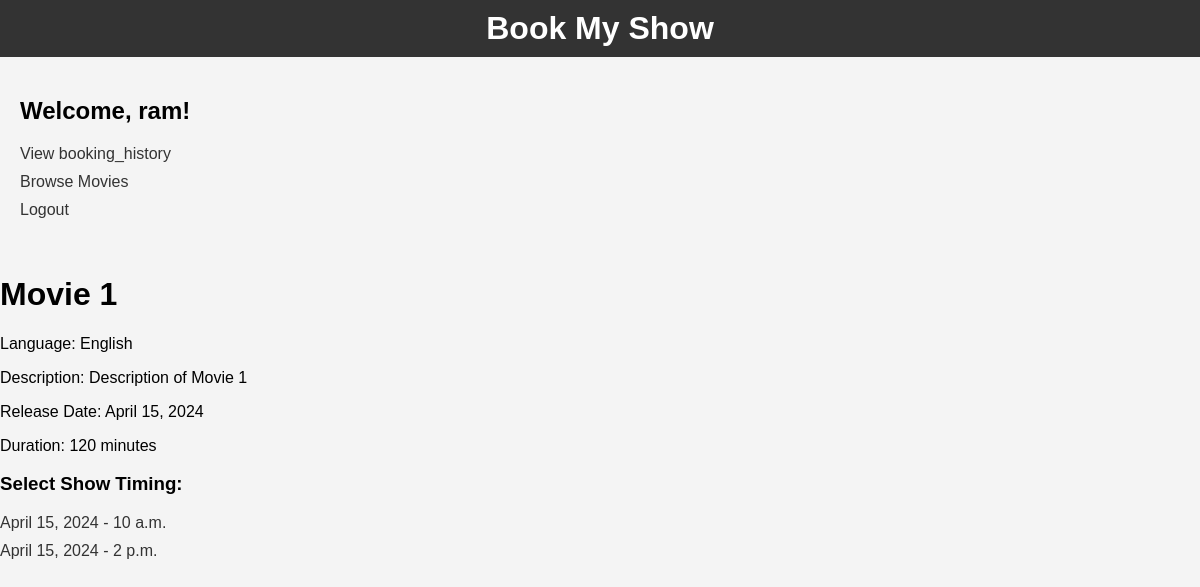
The app's page /movie/11/ (signed in) with its own data.
### main/models.py (models this page shows, shortened)
class User(AbstractUser):
    user_permissions = models.ManyToManyField(
        'auth.Permission',
        blank=True,
        related_name='custom_user_permissions',
    )

class Movie(models.Model):
    title = models.CharField(max_length=100)
    language = models.CharField(max_length=50)
    description = models.TextField()
    release_date = models.DateField()
    duration = models.IntegerField()

class ShowTiming(models.Model):
    movie = models.ForeignKey(Movie, on_delete=models.CASCADE)
    date = models.DateField()
    time = models.TimeField()
    max_tickets = models.PositiveIntegerField(default=100)

### main/views.py (the view)
# urls.py: path('movie/<int:movie_id>/', views.movie_detail, name='movie_detail'),
@login_required
def movie_detail(request, movie_id):
    movie = Movie.objects.get(pk=movie_id)
    show_timings = ShowTiming.objects.filter(movie=movie)
    return render(request, 'movie_detail.html', {'movie': movie, 'show_timings': show_timings})

### main/templates/movie_detail.html (shortened to what this page needs)
{% load static %}
{% include 'dashboard.html' %}
<!DOCTYPE html>
<html lang="en">
<head>
    <link rel="stylesheet" type="text/css" href="{% static 'dashboard_styles.css' %}">
</head>
</head>
<body>
    <h1>{{ movie.title }}</h1>
    <p>Language: {{ movie.language }}</p>
    <p>Description: {{ movie.description }}</p>
    <p>Release Date: {{ movie.release_date }}</p>
    <p>Duration: {{ movie.duration }} minutes</p>
    <h3>Select Show Timing:</h3>
    <ul>
        {% for show_timing in show_timings %}
            <li><a href="{% url 'booking' show_timing.id %}">{{ show_timing.date }} - {{ show_timing.time }}</a>
            </li>
        {% endfor %}
    </ul>
</body>
</html>

### main/templates/dashboard.html (shortened to what this page needs)
{% extends 'base.html' %}
{% load static %}
{% block content %}
  <h2>Welcome, {{ user.username }}!</h2>
  <ul>
    <li><a href="{% url 'booking_history' %}">View booking_history</a></li>
    <li><a href="{% url 'movie_listing' %}">Browse Movies</a></li>
    <li><a href="{% url 'logout' %}">Logout</a></li>
  </ul>
{% endblock %}

### main/static/styles.css (style rules this page uses)
body { font-family: Arial, sans-serif; margin: 0; padding: 0; background-color: #f4f4f4; }

### main/static/dashboard_styles.css (style rules this page uses)
body { font-family: Arial, sans-serif; margin: 0; padding: 0; background-color: #f4f4f4; }
ul { list-style-type: none; padding: 0; }
li { margin-bottom: 10px; }
a { text-decoration: none; color: #333; }

### records on screen
User: username "ram"
Movie: title "Movie 1", language "English", description "Description of Movie 1", release_date "April 15, 2024", duration "120"
ShowTiming: date "April 15, 2024", time "10 a.m."
ShowTiming: date "April 15, 2024", time "2 p.m."
